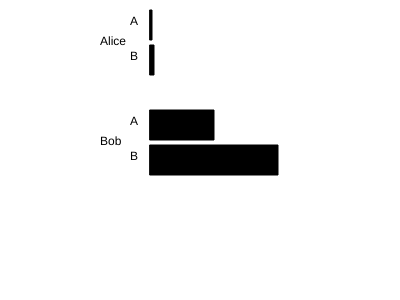
Frame 1 (no input)
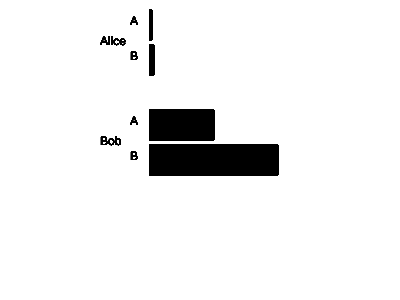
Frame 60 (no input)
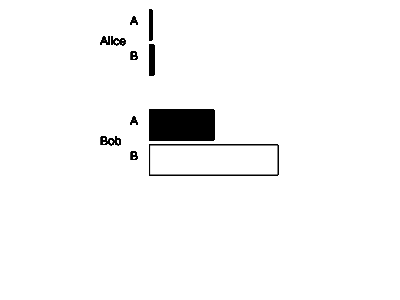
Frame 120 (the mouse pressed at the canvas centre since frame 60)

The p5.js sketch that drew these frames (run headless with seeded random() and noise() and a simulated clock; from frame 60 on, the mouse is pressed at the canvas centre):

// p5.js sketch
// ── sketch.js
const reports = [
  {
    "report": "Report 1",
    "author": "Alice",
    "data": [
        {"design": "A", "purchase": 2, "trial": 40},
        {"design": "B", "purchase": 4, "trial": 50},
    ]
  },
  {
    "report": "Report 2",
    "author": "Bob",
    "data": [
        {"design": "A", "purchase": 64, "trial": 1280},
        {"design": "B", "purchase": 128, "trial": 1600},
    ]
  },
]

const canvasWidth = 400;
const canvasHeight = 300;

const leftMargin = 50;
const bottomMargin = 50

const groupHeight = 100;
const barWidth = 30;

function mouseOver(mx, my, rx, ry, rw, rh) {
  if (
    (mx > rx) &&
    (mx < rx + rw) &&
    (my > ry) &&
    (my < ry + rh)
  ) {
    return true
  } else {
    return false;
  }
}

function setup() {
  createCanvas(canvasWidth, canvasHeight);
}

function draw() {
  reports.forEach((report, reportIdx) => {
    const author = report.author;
    const data = report.data;

    const groupY = reportIdx * groupHeight + 10;

    text(author, 100, groupY + groupHeight / 2 - 15);

    data.forEach((d, dataIdx) => {
      const dataX = 150;
      const dataY = groupY + dataIdx * (barWidth + 5)

      // https://p5js.org/learn/interactivity.html
      if (mouseOver(mouseX, mouseY, dataX, dataY, d.purchase, barWidth)) {
        fill(255);
      } else {
        fill(0);
      }

      rect(dataX, dataY, d.purchase, barWidth);

      fill(0);
      text(d.design, 130, dataY + barWidth / 2);
    });

  });
}
